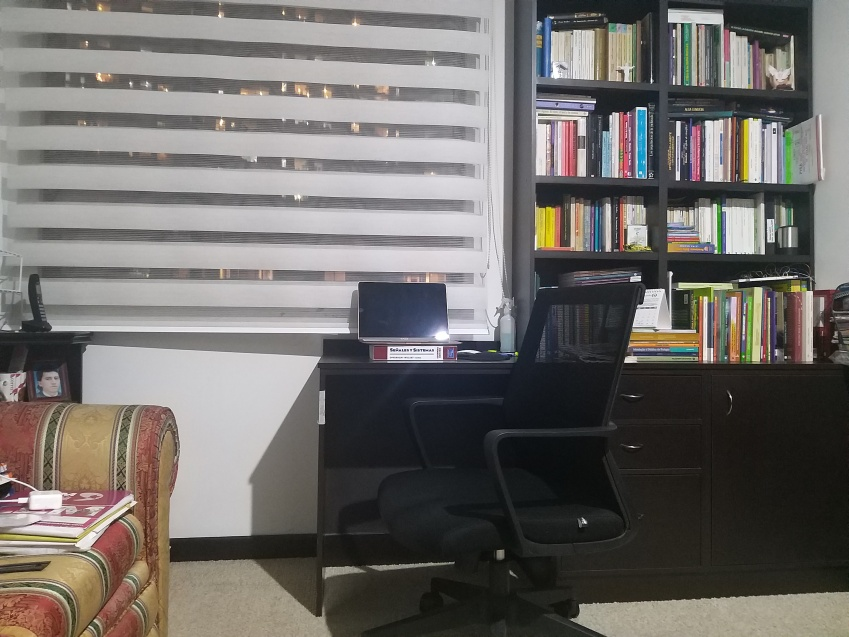
#> input picture Taller_5/ImagenesFi/image_2.jpg, 849 x 637 px, found by its file name
$ python taller4_Rafael_Mora.py ../Taller_5/ImagenesFi/image_1.jpg ../Taller_5/ImagenesFi/image_2.jpg
#> lines starting #> are read from the running program, lines starting #| are printed output that depends on the picture; after the words box and inside, x2 and y2 are one past the last pixel; in counts of white or black regions, pixels touching at a corner belong together
### Taller_4/hough.py
# Tomado de la clase 9
import numpy as np


class Hough:
    def __init__(self, bw_edges):
        [self.rows, self.cols] = bw_edges.shape[:2]
        self.center_x = self.cols // 2
        self.center_y = self.rows // 2
        self.theta = np.arange(0, 360, 0.5)
        self.bw_edges = bw_edges

    def standard_transform(self):

        rmax = int(round(0.5 * np.sqrt(self.rows ** 2 + self.cols ** 2)))
        y, x = np.where(self.bw_edges >= 1)

        accumulator = np.zeros((rmax, len(self.theta)))

        for idx, th in enumerate(self.theta):
            r = np.around(
                (x - self.center_x) * np.cos((th * np.pi) / 180) + (y - self.center_y) * np.sin((th * np.pi) / 180))
            r = r.astype(int)
            r_idx = np.where(np.logical_and(r >= 0, r < rmax))
            np.add.at(accumulator[:, idx], r[r_idx[0]], 1)
        return accumulator

    # [27 lines left out: function direct_transform, not called in this run]

    @staticmethod
    def find_peaks(accumulator, nhood, accumulator_threshold, N_peaks):
        done = False
        acc_copy = accumulator
        nhood_center = [(nhood[0] - 1) / 2, (nhood[1] - 1) / 2]
        peaks = []
        while not done:
            [p, q] = np.unravel_index(acc_copy.argmax(), acc_copy.shape)
            if acc_copy[p, q] >= accumulator_threshold:
                peaks.append([p, q])
                p1 = p - nhood_center[0]
                p2 = p + nhood_center[0]
                q1 = q - nhood_center[1]
                q2 = q + nhood_center[1]

                [qq, pp] = np.meshgrid(np.arange(np.max([q1, 0]), np.min([q2, acc_copy.shape[1] - 1]) + 1, 1), \
                                       np.arange(np.max([p1, 0]), np.min([p2, acc_copy.shape[0] - 1]) + 1, 1))
                pp = np.array(pp.flatten(), dtype=np.intp)
                qq = np.array(qq.flatten(), dtype=np.intp)

                acc_copy[pp, qq] = 0
                done = np.array(peaks).shape[0] == N_peaks
            else:
                done = True

        return peaks

### Taller_4/taller4_Rafael_Mora.py
# Created by Christian Rafael Mora Parga
# TALLER 4, miércoles 29 de septiembrede 2021, 11am
import cv2
import numpy as np
import os
import sys
from enum import Enum

from hough import Hough
from orientation_methods import gradient_map


class Quadrilateral:

    def __init__(self, N, img):

        if (N % 2) == 0:
            self.N_size_img = N
        else:
            print('El tamaño debe ser un entero par, se le restará una unidad a su entrada')
            self.N_size_img = N - 1

        self.imagen = img
        #self.back_img = None

    # 1) Implemente una clase en Python llamada Quadrilateral, la cual genera cuadriláteros de color
    # magenta sobre un fondo de color cian, en una imagen de tamaño N x N.
    def generate(self):
        # Se genera el fondo Cian:
        h, w = self.N_size_img, self.N_size_img  # ancho y alto

        cian_back = np.zeros((h, w, 3), np.uint8)
        cian_back[:, :] = (255, 255, 0)  # (B, G, R) para el color cyan

        # Se generan las cordenadas del cuadrilatero
        # aquí es [columnas, filas]
        # Se definen las 4 coordenadas a partir de los límites en pixeles de los 4 cuadrantes
        a_h, a_w = int(np.random.uniform(0, int(h/2) - 2, 1)), int(np.random.uniform(0, int(w/2) - 2, 1))
        d_h, d_w = int(np.random.uniform(0, int(h/2) - 2, 1)), int(np.random.uniform(int(w/2) - 1, w - 1, 1))
        b_h, b_w = int(np.random.uniform(int(h/2) - 1, h - 1, 1)), int(np.random.uniform(0, int(w/2) - 2, 1))
        c_h, c_w = int(np.random.uniform(int(h/2) - 1, h - 1, 1)), int(np.random.uniform(int(w/2) - 1, w - 1, 1))

        # cuadrantes: 1=a, 2=b, 3=c, 4=d
        a, b, c, d = [a_w, a_h], [b_w, b_h], [c_w, c_h], [d_w, d_h]
        puntos = np.array([a, b, c, d], dtype=np.int32)
        puntos.reshape((-1, 1, 2))
        # Se dibujan las líneas y se llena ese espacio de color magenta:
        cv2.polylines(cian_back, [puntos], True, (229, 9, 127), 3)
        cv2.fillPoly(cian_back, [puntos], (229, 9, 127))

       #self.back_img = cian_back
        return cian_back
        # cv2.imshow("Image", cian_back)

    # 2) Implemente una método en Python llamado DetectCorners, el cual recibe la imagen de entrada
    # en RGB de un polígono y detecta sus esquinas (máximo polígonos de 10 lados) .
    def DetectCorners(self):
        class Methods(Enum):
            Standard = 1
            Direct = 2

        method = Methods.Standard
        high_thresh = 300
        bw_edges = cv2.Canny(self.imagen, high_thresh * 0.3, high_thresh, L2gradient=True)

        hough = Hough(bw_edges)
        if method == Methods.Standard:
            accumulator = hough.standard_transform()
        elif method == Methods.Direct:
            image_gray = cv2.cvtColor(self.imagen, cv2.COLOR_BGR2GRAY)
            theta, _ = gradient_map(image_gray)
            accumulator = hough.direct_transform(theta)
        else:
            sys.exit()

        #VALORES RECOMENDADOS PARA LA IMAGEN GENERADA POR EL METODO generate():
        #70 votos a cada recta, y 10 picos (líneas) máximo
        acc_thresh, N_peaks = 70, 10
        nhood = [25, 9]
        # Se utiliza el algoritmo de HOUGH para hallar las rectas presentes en la imagen
        peaks = hough.find_peaks(accumulator, nhood, acc_thresh, N_peaks)

        _, cols = self.imagen.shape[:2]
        image_draw_rgb = np.copy(self.imagen)
        lista_interpts = []
        for peak in peaks:
            rho, theta_ = peak[0], hough.theta[peak[1]]
            theta_pi, theta_ = np.pi * theta_ / 180, theta_ - 180
            a, b = np.cos(theta_pi), np.sin(theta_pi)
            x0, y0 = a * rho + hough.center_x, b * rho + hough.center_y

            x1, y1 = int(round(x0 + cols * (-b))), int(round(y0 + cols * a))
            x2, y2 = int(round(x0 - cols * (-b))), int(round(y0 - cols * a))

            vals = {'point1': (x1, y1), 'point2': (x2, y2)}
            lista_interpts.append(vals)

        # se hallan las intersecciones entre las líneas no paralelas encontradas
        intersec = []
        for line1 in lista_interpts:
            x1, y1, x2, y2 = line1['point1'][0], line1['point1'][1], line1['point2'][0], line1['point2'][1]
            A1, B1 = (y2 - y1), (x1 - x2)
            C1 = A1 * x1 + B1 * y1

            for line2 in lista_interpts:
                x1, y1, x2, y2 = line2['point1'][0], line2['point1'][1], line2['point2'][0], line2['point2'][1]
                A2, B2 = y2 - y1, x1 - x2
                C2 = A2*x1 + B2*y1
                det = A1*B2 - A2*B1  # determinante del sistema
                det += np.finfo(float).eps  # se añade un pequeño valor para que no sea igual a 0
                # soluciones al sistema de ecuaciones:
                intx, inty = int((B2 * C1 - B1 * C2) / det), int((A1 * C2 - A2 * C1) / det)

                # los valores de las soluciones están acotados entre 0 y el tamaño N
                if ((0 <= intx <= self.N_size_img - 1) and (0 <= inty <= self.N_size_img - 1)):
                    intersec.append([intx, inty])
                    # se dibujan las líneas y los circulos de las intersecciones
                    # cv2.line(image_draw, line1['point1'], line1['point2'], (0, 0, 255), 1)
                    # cv2.line(image_draw, line2['point1'], line2['point2'], (0, 0, 255), 1)
                    cv2.circle(image_draw_rgb, (intx, inty), 5, (0, 255, 255), 2)

        return image_draw_rgb, np.unique(intersec, axis=0)


if __name__ == '__main__':

    path = sys.argv[1]
    image_name = sys.argv[2]
    path_file = os.path.join(path, image_name)
    image = cv2.imread(path_file)
#> image is the input picture: shape (637, 849, 3); mean B, G, R 105.7, 109, 112.5

    # Punto 1:
    #Tamano N que debe ser par:
    N = 500
    obj = Quadrilateral(N, image)

    quadri_img = obj.generate()
#> in generate, `cv2.fillPoly(cian_back, [puntos], (229, 9, 127))`:
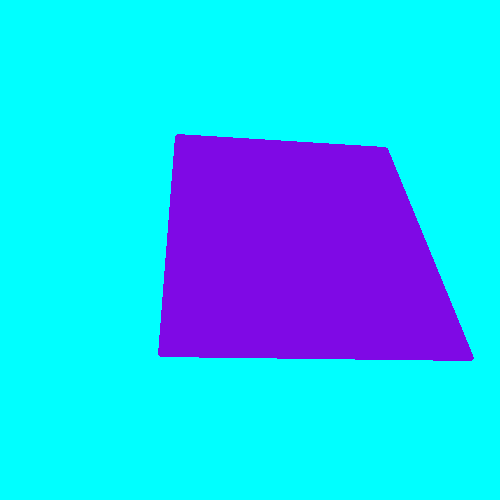
#> cian_back: shape (500, 500, 3); mean of channels 0, 1, 2 249, 198.4, 29.2; drawn as B, G, R
    #se guarda la imagen generada
    cv2.imwrite('imagen_quadri.jpg', quadri_img)

    # Punto 2:
    rgb_img, pos_esq = obj.DetectCorners()
#> in DetectCorners, `bw_edges = cv2.Canny(self.imagen, high_thresh * 0.3, high_thresh, L2gr..`:
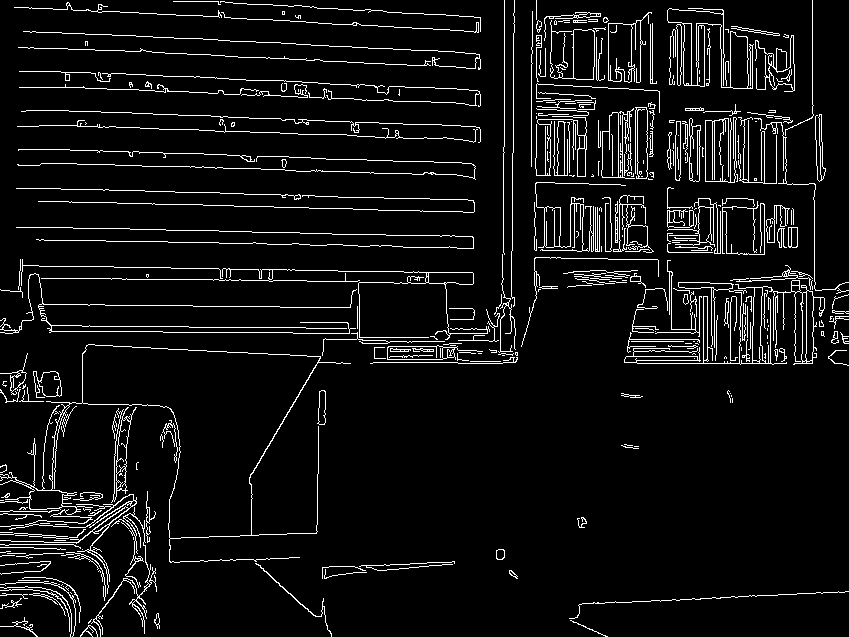
#> bw_edges: shape (637, 849); 6.5% white in thin lines or dots
#> in DetectCorners, `accumulator = hough.standard_transform()`:
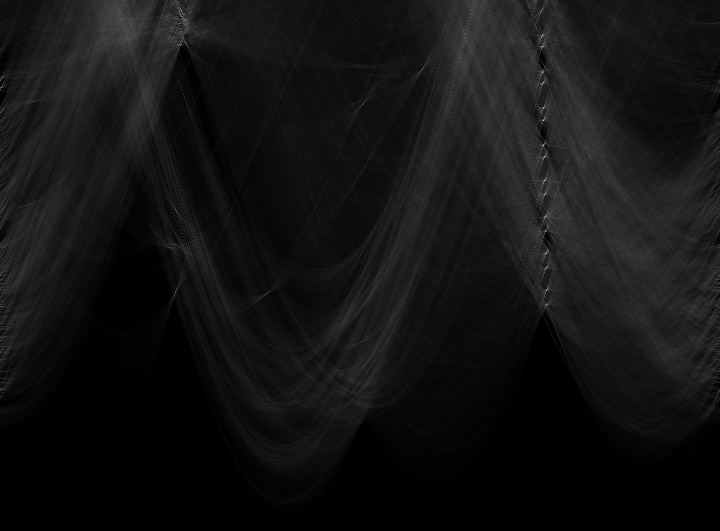
#> accumulator: shape (531, 720) float64; min 0, max 448, mean 33.2; drawn with min black and max white
#> the loop in find_peaks, `while not done:` made 10 passes
#> (p, q, p1, p2, q1, q2) on passes 1 to 10: (46, 542, 34, 58, 538, 546), (180, 544, 168, 192, 540, 548), (120, 543, 108, 132, 539, 547), (216, 545, 204, 228, 541, 549), (72, 542, 60, 84, 538, 546), (290, 546, 278, 302, 542, 550), (145, 543, 133, 157, 539, 547), (267, 546, 255, 279, 542, 550), (252, 546, 240, 264, 542, 550), (107, 543, 95, 119, 539, 547)
#> after the loop in find_peaks, `while not done:`:
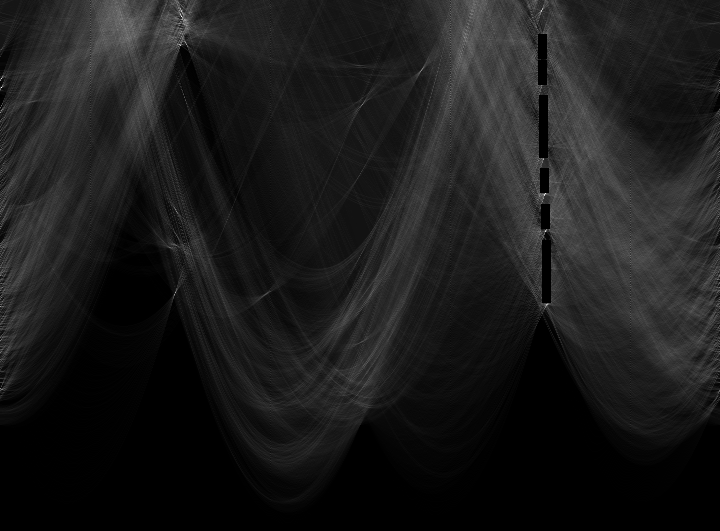
#> acc_copy: shape (531, 720) float64; 0.53% of pixels changed, all inside (x1, y1, x2, y2) = (538, 34, 551, 303); drawn with min black and max white
#> after the loop in find_peaks, `while not done:`: peaks = [[46, 542], [180, 544], [120, 543], [216, 545], [72, 542], [290, 546], [145, 543], [267, 546], [252, 546], [107, 543]]
#> the loop in DetectCorners, `for peak in peaks:` made 10 passes
#> (peak, rho, theta_, theta_pi, a, b, x0, y0) on passes 1 to 10: ([46, 542], 46, 91, 4.73, 0.0175, -1, 424.8, 272), ([180, 544], 180, 92, 4.75, 0.0349, -0.999, 430.3, 138.1), ([120, 543], 120, 91.5, 4.74, 0.0262, -1, 427.1, 198), ([216, 545], 216, 92.5, 4.76, 0.0436, -0.999, 433.4, 102.2), ([72, 542], 72, 91, 4.73, 0.0175, -1, 425.3, 246), ([290, 546], 290, 93, 4.76, 0.0523, -0.999, 439.2, 28.4), ([145, 543], 145, 91.5, 4.74, 0.0262, -1, 427.8, 173), ([267, 546], 267, 93, 4.76, 0.0523, -0.999, 438, 51.37), ([252, 546], 252, 93, 4.76, 0.0523, -0.999, 437.2, 66.35), ([107, 543], 107, 91.5, 4.74, 0.0262, -1, 426.8, 211)
#> after the loop in DetectCorners, `for peak in peaks:`: lista_interpts = 10 items
#> the loop in DetectCorners, `for line1 in lista_interpts:` made 10 passes
#> (A1, B1, C1) on passes 1 to 10: (-30, 1698, 449106), (-60, 1697, 208356), (-44, 1698, 317416), (-74, 1697, 141015), (-30, 1698, 404958), (-89, 1696, 9265), (-44, 1698, 274922), (-89, 1696, 48362), (-89, 1696, 73891), (-44, 1698, 339490)
#> after the loop in DetectCorners, `for line1 in lista_interpts:`: image_draw_rgb: shape (637, 849, 3); under 0.01% of pixels changed, all inside (x1, y1, x2, y2) = (0, 0, 7, 7)
#> after the loop in DetectCorners, `for line1 in lista_interpts:`: intersec = [[0, 0], [0, 0], [0, 0], [0, 0], [0, 0], [0, 0], [0, 0], [0, 0], [0, 0], [0, 0]]
#> pos_esq = [[0, 0]]

    cv2.imshow("lines", rgb_img)
    cv2.waitKey(0)
    print('Coordenadas (posiciones) esquínas', pos_esq)
#| Coordenadas (posiciones) esquínas [[0 0]]

$ run again, on Taller_5/ImagenesFi/image_3.jpg
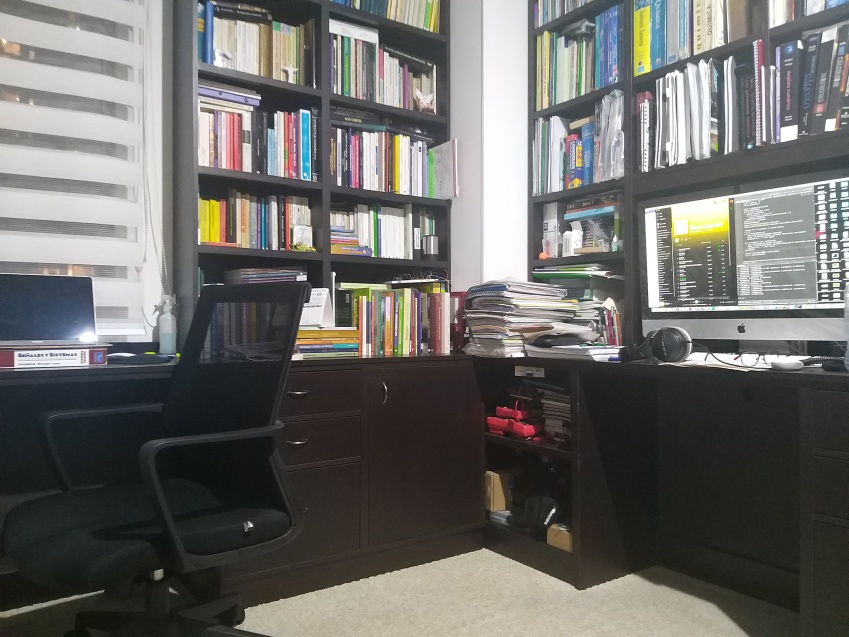
#> input picture Taller_5/ImagenesFi/image_3.jpg, 849 x 637 px, found by its file name
#> image is the input picture: shape (637, 849, 3); mean B, G, R 103.7, 106.8, 107.7
#> bw_edges: shape (637, 849); 7.5% white in thin lines or dots
#> the loop in find_peaks, `while not done:` made 10 passes
#> (p, q, p1, p2, q1, q2) on passes 1 to 8: (252, 360, 240, 264, 356, 364), (103, 0, 91, 115, -4, 4), (59, 0, 47, 71, -4, 4), (29, 544, 17, 41, 540, 548), (158, 501, 146, 170, 497, 505), (38, 176, 26, 50, 172, 180), (3, 179, -9, 15, 175, 183), (59, 548, 47, 71, 544, 552)
#> after the loop in find_peaks, `while not done:`:
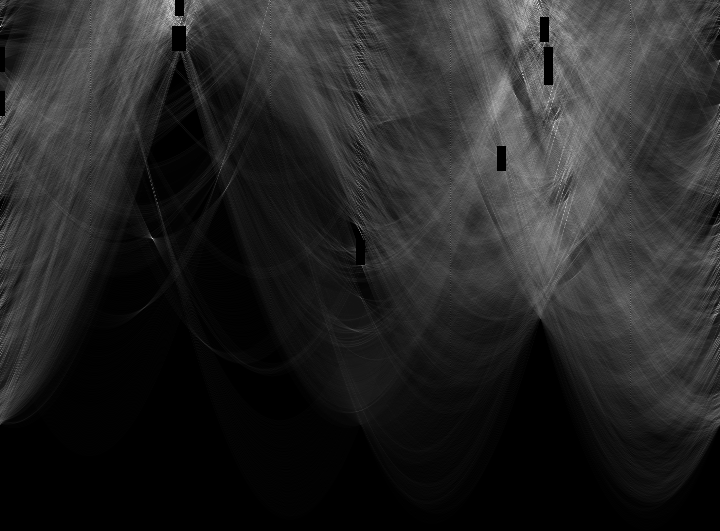
#> acc_copy: shape (531, 720) float64; min 0, max 230, mean 37.7
#> after the loop in find_peaks, `while not done:`: peaks = [[252, 360], [103, 0], [59, 0], [29, 544], [158, 501], [38, 176], [3, 179], [59, 548], [72, 548], [38, 181]]
#> the loop in DetectCorners, `for peak in peaks:` made 10 passes
#> (peak, rho, theta_, theta_pi, a, b, x0, y0) on passes 1 to 7: ([252, 360], 252, 0, 3.14, -1, 1.22e-16, 172, 318), ([103, 0], 103, -180, 0, 1, 0, 527, 318), ([59, 0], 59, -180, 0, 1, 0, 483, 318), ([29, 544], 29, 92, 4.75, 0.0349, -0.999, 425, 289), ([158, 501], 158, 70.5, 4.37, -0.334, -0.943, 371.3, 169.1), ([38, 176], 38, -92, 1.54, 0.0349, 0.999, 425.3, 356), ([3, 179], 3, -90.5, 1.56, 0.00873, 1, 424, 321)
#> after the loop in DetectCorners, `for peak in peaks:`: lista_interpts = 10 items
#> the loop in DetectCorners, `for line1 in lista_interpts:` made 10 passes
#> (A1, B1, C1) on passes 1 to 8: (1698, 0, 292056), (-1698, 0, -894846), (-1698, 0, -820134), (-60, 1696, 464644), (566, 1601, 480838), (-60, -1697, -629662), (-14, -1698, -550994), (-118, 1694, 388242)
#> after the loop in DetectCorners, `for line1 in lista_interpts:`:
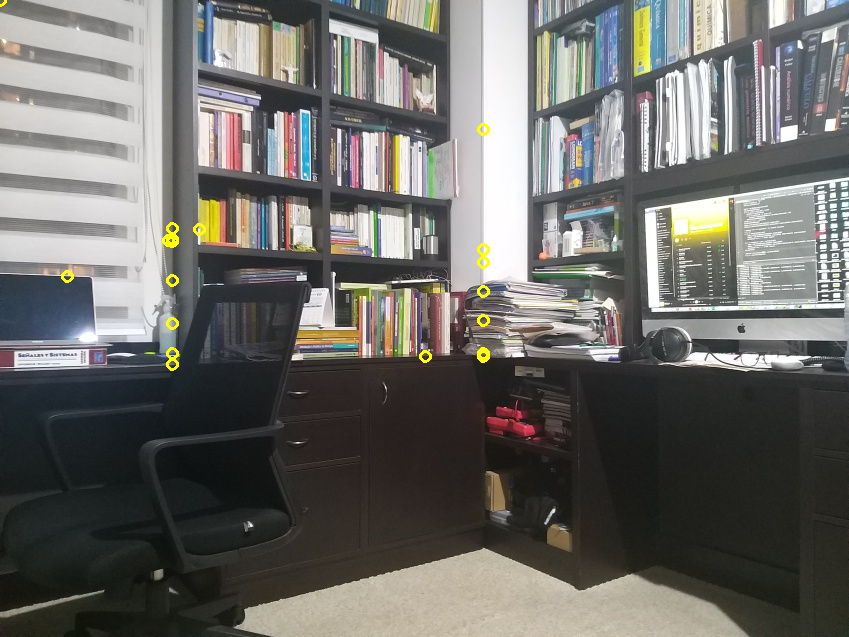
#> image_draw_rgb: shape (637, 849, 3); 0.28% of pixels changed, all inside (x1, y1, x2, y2) = (0, 0, 490, 371)
#> after the loop in DetectCorners, `for line1 in lista_interpts:`: intersec = 46 pairs, first value 0 to 483, second value 0 to 364
#> pos_esq = 19 rows, first 8: [0, 0], [67, 276], [168, 240], [172, 228], [172, 239], [172, 241], [172, 280], [172, 323]
#> (printed output is left out)
